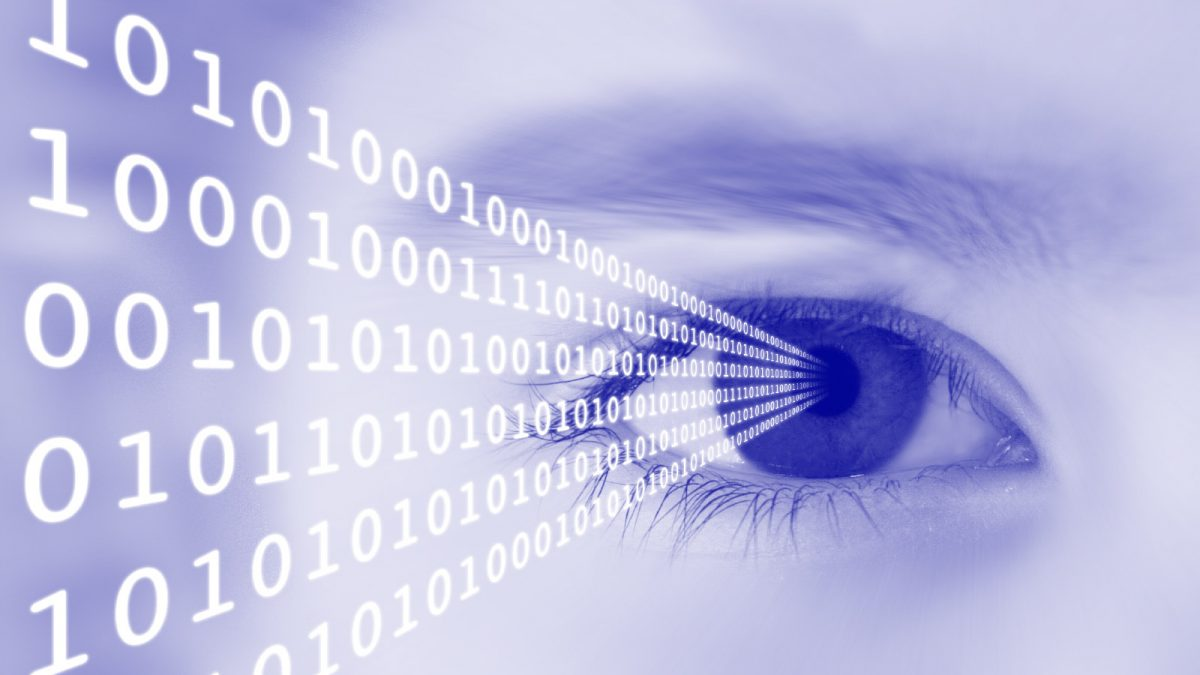
#> input picture img.jpg, 1200 x 675 px
$ jupyter execute 2_a.ipynb
#> lines starting #> are read from the running program, lines starting #| are printed output that depends on the picture; after the words box and inside, x2 and y2 are one past the last pixel; in counts of white or black regions, pixels touching at a corner belong together
[cell 1]
import numpy as np
import cv2
import matplotlib.pyplot as plt

def enhance_brightness_in_range(image, lower_bound, upper_bound, enhancement_factor):


    # Copy the original image to avoid modifying it
    enhanced_image = image.copy()

    # Apply brightness enhancement to the specified range
    mask = (image >= lower_bound) & (image <= upper_bound)
    enhanced_image[mask] = np.clip(image[mask] * enhancement_factor, 0, 255).astype(np.uint8)#np.clip ensures the pixel values remain within the valid range [0, 255].

    return enhanced_image

# Load a 512x512 grayscale image
image_path = "img.jpg"  # Replace with your image path
original_image = cv2.imread(image_path, cv2.IMREAD_GRAYSCALE)
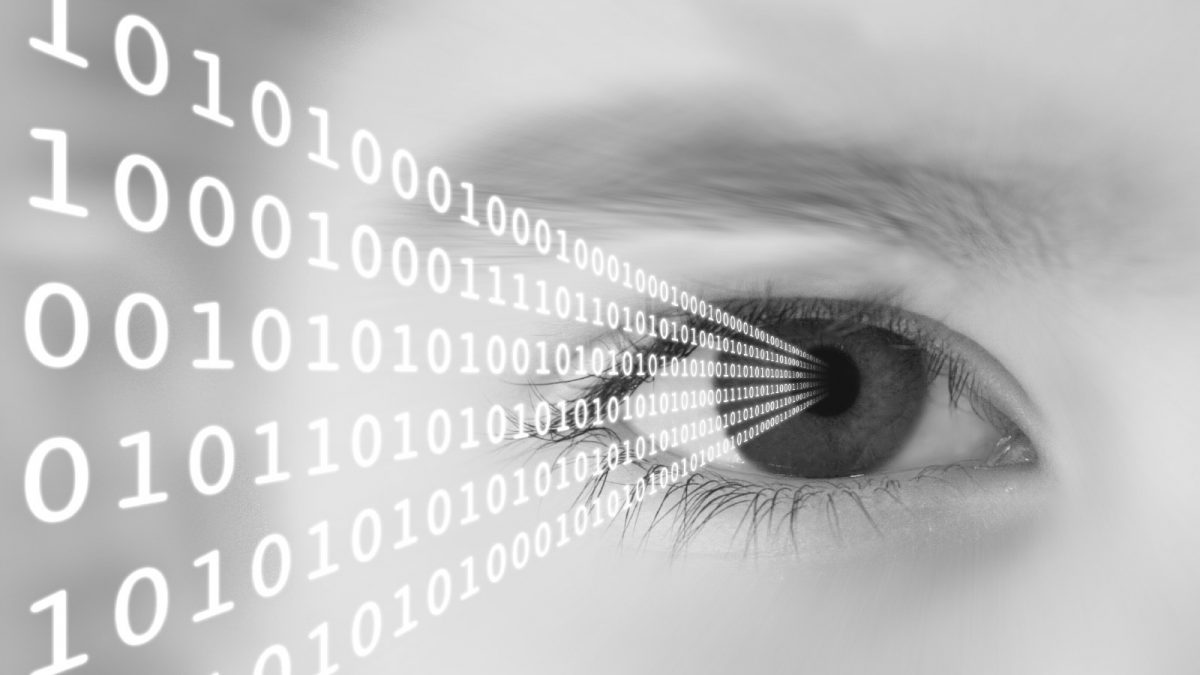
#> original_image: shape (675, 1200); min 11, max 255, mean 190.5

if original_image is None:
    raise ValueError("Could not load the image. Please check the file path.")

# Resize image if not 512x512
if original_image.shape != (512, 512):
    original_image = cv2.resize(original_image, (512, 512))
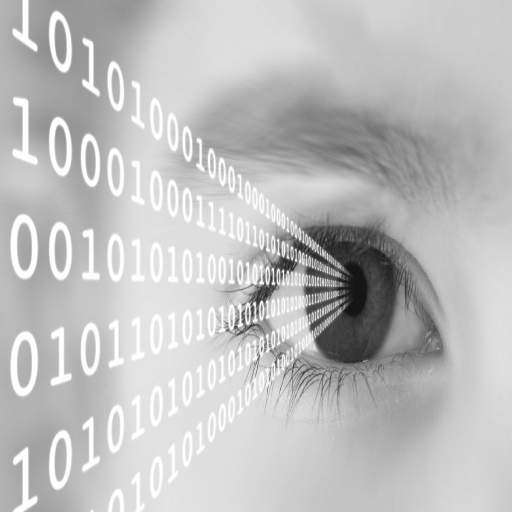
#> original_image: shape (512, 512); min 19, max 255, mean 190.4

# Define the range and enhancement factor
lower_bound = 100
upper_bound = 200
enhancement_factor = 1.5  # Increase brightness by 50%

# Enhance brightness in the specified range
enhanced_image = enhance_brightness_in_range(original_image, lower_bound, upper_bound, enhancement_factor)
#> in enhance_brightness_in_range, `mask = (image >= lower_bound) & (image <= upper_bound)`:
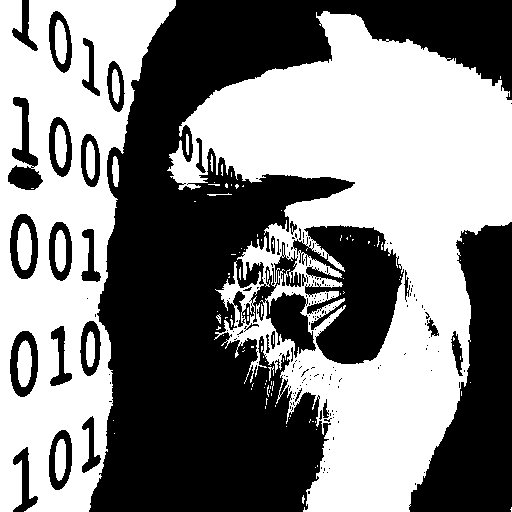
#> mask: shape (512, 512) bool; 51% white; 184 black regions (151 under 20 px), largest, box (x1, y1, x2, y2) and area: (89, 0, 512, 512) 90427, (409, 222, 512, 512) 16795, (291, 225, 404, 364) 9368
#> in enhance_brightness_in_range, `enhanced_image[mask] = np.clip(image[mask] * enhancement_factor, 0, 25..`:
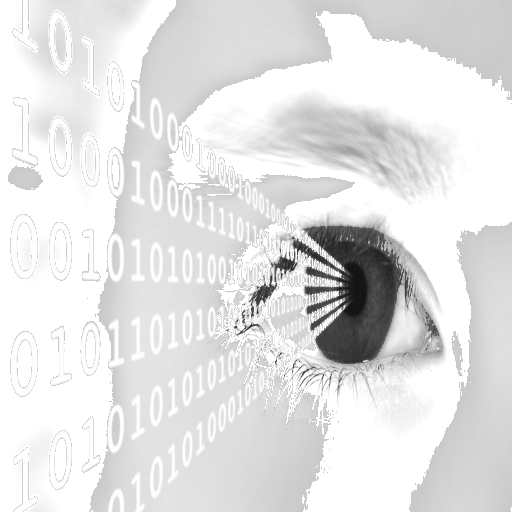
#> enhanced_image: shape (512, 512); min 19, max 255, mean 226.7

# Display the original and enhanced images
plt.figure(figsize=(12, 6))

plt.subplot(1, 2, 1)
plt.imshow(original_image, cmap='gray')
plt.title('Original Image')
plt.axis('off')

plt.subplot(1, 2, 2)
plt.imshow(enhanced_image, cmap='gray')
plt.title('Brightness Enhanced Image')
plt.axis('off')

plt.tight_layout()
plt.show()
